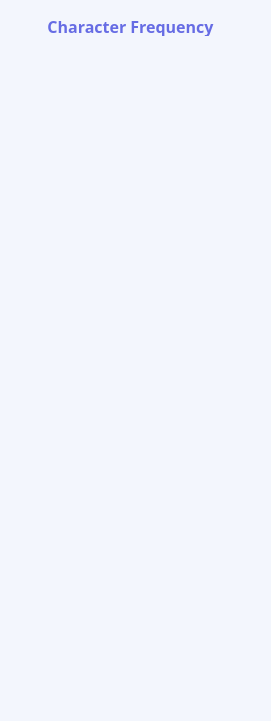
  <widget class="QFrame" name="letterChart">
   <property name="geometry">
    <rect>
     <x>6</x>
     <y>9</y>
     <width>271</width>
     <height>721</height>
    </rect>
   </property>
   <property name="styleSheet">
    <string notr="true">background-color: rgb(243, 246, 253);
border-radius: 40px;</string>
   </property>
   <property name="frameShape">
    <enum>QFrame::StyledPanel</enum>
   </property>
   <property name="frameShadow">
    <enum>QFrame::Raised</enum>
   </property>
   <widget class="QLabel" name="label">
    <property name="geometry">
     <rect>
      <x>35</x>
      <y>16</y>
      <width>191</width>
      <height>20</height>
     </rect>
    </property>
    <property name="font">
     <font>
      <family>Poppins SemiBold</family>
      <pointsize>12</pointsize>
      <bold>true</bold>
     </font>
    </property>
    <property name="styleSheet">
     <string notr="true">color: rgb(102, 108, 228);</string>
    </property>
    <property name="text">
     <string>Character Frequency</string>
    </property>
    <property name="scaledContents">
     <bool>false</bool>
    </property>
    <property name="alignment">
     <set>Qt::AlignCenter</set>
    </property>
   </widget>
   <widget class="QWidget" name="layoutWidget">
    <property name="geometry">
     <rect>
      <x>35</x>
      <y>50</y>
      <width>191</width>
      <height>661</height>
     </rect>
    </property>
    <layout class="QVBoxLayout" name="verticalLayout">
     <item>
      <widget class="QLabel" name="la">
       <property name="font">
        <font>
         <family>Poppins</family>
         <pointsize>10</pointsize>
        </font>
       </property>
       <property name="text">
        <string/>
       </property>
       <property name="alignment">
        <set>Qt::AlignCenter</set>
       </property>
      </widget>
     </item>
     <item>
      <widget class="QLabel" name="lb">
       <property name="font">
        <font>
         <family>Poppins</family>
         <pointsize>10</pointsize>
        </font>
       </property>
       <property name="text">
        <string/>
       </property>
       <property name="alignment">
        <set>Qt::AlignCenter</set>
       </property>
      </widget>
     </item>
     <item>
      <widget class="QLabel" name="lc">
       <property name="font">
        <font>
         <family>Poppins</family>
         <pointsize>10</pointsize>
        </font>
       </property>
       <property name="text">
        <string/>
       </property>
       <property name="alignment">
        <set>Qt::AlignCenter</set>
       </property>
      </widget>
     </item>
     <item>
      <widget class="QLabel" name="ld">
       <property name="font">
        <font>
         <family>Poppins</family>
         <pointsize>10</pointsize>
        </font>
       </property>
       <property name="text">
        <string/>
       </property>
       <property name="alignment">
        <set>Qt::AlignCenter</set>
       </property>
      </widget>
     </item>
     <item>
      <widget class="QLabel" name="le">
       <property name="font">
        <font>
         <family>Poppins</family>
         <pointsize>10</pointsize>
        </font>
       </property>
       <property name="text">
        <string/>
       </property>
       <property name="alignment">
        <set>Qt::AlignCenter</set>
       </property>
      </widget>
     </item>
     <item>
      <widget class="QLabel" name="lf">
       <property name="font">
        <font>
         <family>Poppins</family>
         <pointsize>10</pointsize>
        </font>
       </property>
       <property name="text">
        <string/>
       </property>
       <property name="alignment">
        <set>Qt::AlignCenter</set>
       </property>
      </widget>
     </item>
     <item>
      <widget class="QLabel" name="lg">
       <property name="font">
        <font>
         <family>Poppins</family>
         <pointsize>10</pointsize>
        </font>
       </property>
       <property name="text">
        <string/>
       </property>
       <property name="alignment">
        <set>Qt::AlignCenter</set>
       </property>
      </widget>
     </item>
     <item>
      <widget class="QLabel" name="lh">
       <property name="font">
        <font>
         <family>Poppins</family>
         <pointsize>10</pointsize>
        </font>
       </property>
       <property name="text">
        <string/>
       </property>
       <property name="alignment">
        <set>Qt::AlignCenter</set>
       </property>
      </widget>
     </item>
     <item>
      <widget class="QLabel" name="li">
       <property name="font">
        <font>
         <family>Poppins</family>
         <pointsize>10</pointsize>
        </font>
       </property>
       <property name="text">
        <string/>
       </property>
       <property name="alignment">
        <set>Qt::AlignCenter</set>
       </property>
      </widget>
     </item>
     <item>
      <widget class="QLabel" name="lj">
       <property name="font">
        <font>
         <family>Poppins</family>
         <pointsize>10</pointsize>
        </font>
       </property>
       <property name="text">
        <string/>
       </property>
       <property name="alignment">
        <set>Qt::AlignCenter</set>
       </property>
      </widget>
     </item>
     <item>
      <widget class="QLabel" name="lk">
       <property name="font">
        <font>
         <family>Poppins</family>
         <pointsize>10</pointsize>
        </font>
       </property>
       <property name="text">
        <string/>
       </property>
       <property name="alignment">
        <set>Qt::AlignCenter</set>
       </property>
      </widget>
     </item>
     <item>
      <widget class="QLabel" name="ll">
       <property name="font">
        <font>
         <family>Poppins</family>
         <pointsize>10</pointsize>
        </font>
       </property>
       <property name="text">
        <string/>
       </property>
       <property name="alignment">
        <set>Qt::AlignCenter</set>
       </property>
      </widget>
     </item>
     <item>
      <widget class="QLabel" name="lm">
       <property name="font">
        <font>
         <family>Poppins</family>
         <pointsize>10</pointsize>
        </font>
       </property>
       <property name="text">
        <string/>
       </property>
       <property name="alignment">
        <set>Qt::AlignCenter</set>
       </property>
      </widget>
     </item>
     <item>
      <widget class="QLabel" name="ln">
       <property name="font">
        <font>
         <family>Poppins</family>
         <pointsize>10</pointsize>
        </font>
       </property>
       <property name="text">
        <string/>
       </property>
       <property name="alignment">
        <set>Qt::AlignCenter</set>
       </property>
      </widget>
     </item>
     <item>
      <widget class="QLabel" name="lo">
       <property name="font">
        <font>
         <family>Poppins</family>
         <pointsize>10</pointsize>
        </font>
       </property>
       <property name="text">
        <string/>
       </property>
       <property name="alignment">
        <set>Qt::AlignCenter</set>
       </property>
      </widget>
     </item>
     <item>
      <widget class="QLabel" name="lp">
       <property name="font">
        <font>
         <family>Poppins</family>
         <pointsize>10</pointsize>
        </font>
       </property>
       <property name="text">
        <string/>
       </property>
       <property name="alignment">
        <set>Qt::AlignCenter</set>
       </property>
      </widget>
     </item>
     <item>
      <widget class="QLabel" name="lq">
       <property name="font">
        <font>
         <family>Poppins</family>
         <pointsize>10</pointsize>
        </font>
       </property>
       <property name="text">
        <string/>
       </property>
       <property name="alignment">
        <set>Qt::AlignCenter</set>
       </property>
      </widget>
     </item>
     <item>
      <widget class="QLabel" name="lr">
       <property name="font">
        <font>
         <family>Poppins</family>
         <pointsize>10</pointsize>
        </font>
       </property>
       <property name="text">
        <string/>
       </property>
       <property name="alignment">
        <set>Qt::AlignCenter</set>
       </property>
      </widget>
     </item>
     <item>
      <widget class="QLabel" name="ls">
       <property name="font">
        <font>
         <family>Poppins</family>
         <pointsize>10</pointsize>
        </font>
       </property>
       <property name="text">
        <string/>
       </property>
       <property name="alignment">
        <set>Qt::AlignCenter</set>
       </property>
      </widget>
     </item>
     <item>
      <widget class="QLabel" name="lt">
       <property name="font">
        <font>
         <family>Poppins</family>
         <pointsize>10</pointsize>
        </font>
       </property>
       <property name="text">
        <string/>
       </property>
       <property name="alignment">
        <set>Qt::AlignCenter</set>
       </property>
      </widget>
     </item>
     <item>
      <widget class="QLabel" name="lu">
       <property name="font">
        <font>
         <family>Poppins</family>
         <pointsize>10</pointsize>
        </font>
       </property>
       <property name="text">
        <string/>
       </property>
       <property name="alignment">
        <set>Qt::AlignCenter</set>
       </property>
      </widget>
     </item>
     <item>
      <widget class="QLabel" name="lv">
       <property name="font">
        <font>
         <family>Poppins</family>
         <pointsize>10</pointsize>
        </font>
       </property>
       <property name="text">
        <string/>
       </property>
       <property name="alignment">
        <set>Qt::AlignCenter</set>
       </property>
      </widget>
     </item>
     <item>
      <widget class="QLabel" name="lw">
       <property name="font">
        <font>
         <family>Poppins</family>
         <pointsize>10</pointsize>
        </font>
       </property>
       <property name="text">
        <string/>
       </property>
       <property name="alignment">
        <set>Qt::AlignCenter</set>
       </property>
      </widget>
     </item>
     <item>
      <widget class="QLabel" name="lx">
       <property name="font">
        <font>
         <family>Poppins</family>
         <pointsize>10</pointsize>
        </font>
       </property>
       <property name="text">
        <string/>
       </property>
       <property name="alignment">
        <set>Qt::AlignCenter</set>
       </property>
      </widget>
     </item>
     <item>
      <widget class="QLabel" name="ly">
       <property name="font">
        <font>
         <family>Poppins</family>
         <pointsize>10</pointsize>
        </font>
       </property>
       <property name="text">
        <string/>
       </property>
       <property name="alignment">
        <set>Qt::AlignCenter</set>
       </property>
      </widget>
     </item>
     <item>
      <widget class="QLabel" name="lz">
       <property name="font">
        <font>
         <family>Poppins</family>
         <pointsize>10</pointsize>
        </font>
       </property>
       <property name="text">
        <string/>
       </property>
       <property name="alignment">
        <set>Qt::AlignCenter</set>
       </property>
      </widget>
     </item>
    </layout>
   </widget>
  </widget>
